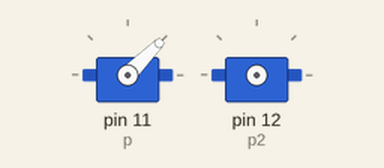
Simulated run of this program. Board: Raspberry Pi (header pin numbers). On the bench: 2 × servo. Servo angles are drawn from the pulse width (0.5 ms = 0°, 2.5 ms = 180°). At 6.0 s the program stops and its outputs stay as they are.

Above: at 0.1 s.
At 1.1 s:
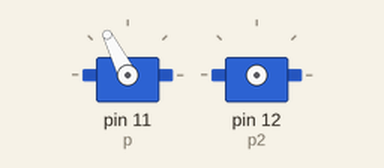
At 2.1 s:
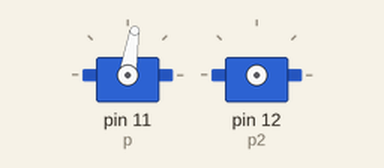
At 5.1 s:
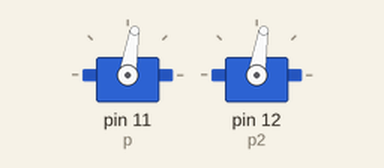
Timing chart, 0 to 6.6 s (numbered marks = the images above):
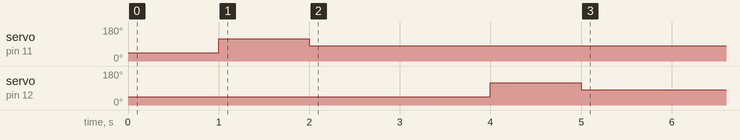

The program:

move_servo.py
```python
# Set up libraries and overall settings
import RPi.GPIO as GPIO  # Imports the standard Raspberry Pi GPIO library
from time import sleep  # Imports sleep (aka wait or pause) into the program

GPIO.setmode(GPIO.BOARD)  # Sets the pin numbering system to use the physical layout

# Set up pin 11 for PWM
GPIO.setup(11, GPIO.OUT)  # Sets up pin 11 to an output (instead of an input)
GPIO.setup(12, GPIO.OUT)  # Sets up pin 11 to an output (instead of an input)
p = GPIO.PWM(11, 50)  # Sets up pin 11 as a PWM pin
p2 = GPIO.PWM(12, 50)  # Sets up pin 11 as a PWM pin
p.start(0)  # Starts running PWM on the pin and sets it to 0
p2.start(0)
# Move the servo back and forth
p.ChangeDutyCycle(5)  # Changes the pulse width to 2 (so moves the servo)
sleep(1)  # Wait 1 second
p.ChangeDutyCycle(9)  # Changes the pulse width to 12  (so moves the servo)
sleep(1)
p.ChangeDutyCycle(7)  # Changes the pulse width to 7  (so moves the servo)
sleep(1)
p2.ChangeDutyCycle(5)  # Changes the pulse width to 2 (so moves the servo)
sleep(1)  # Wait 1 second
p2.ChangeDutyCycle(9)  # Changes the pulse width to 7  (so moves the servo)
sleep(1)
p2.ChangeDutyCycle(7)  # Changes the pulse width to 7  (so moves the servo)
sleep(1)

# Clean up everything
p.stop()  # At the end of the program, stop the PWM
p2.stop()
GPIO.cleanup()  # Resets the GPIO pins back to defaults
```

Measured:
- by itself, servo on pin 11 (p): 45° → 117° at 1.0 s, → 81° 1.0 s later
- by itself, servo on pin 12 (p2): 45° → 117° at 4.0 s, → 81° 1.0 s later
